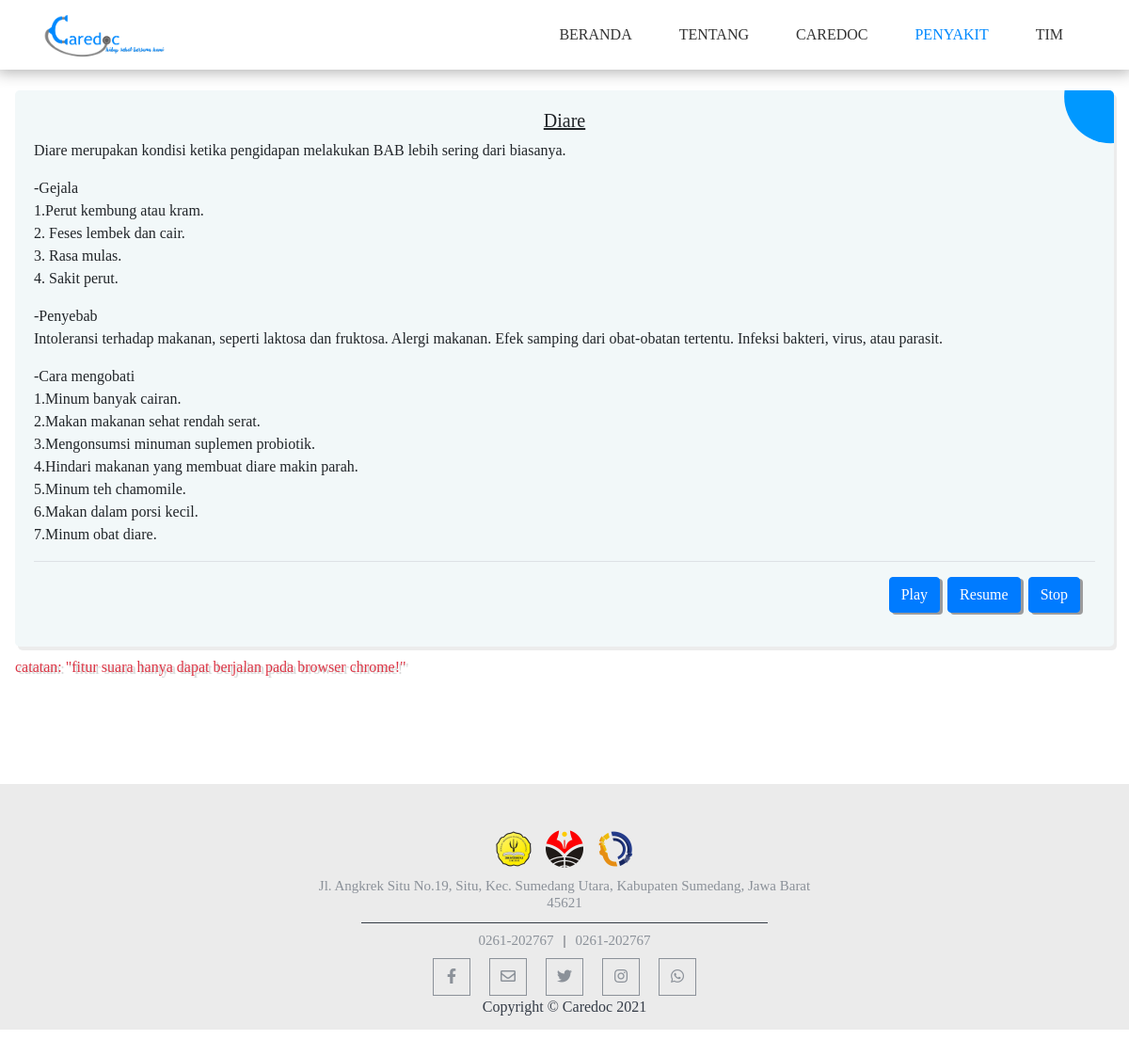
Screenshot of /deskripsi_penyakit.php?id=1 with the database file from the repository.
### tables this page shows
CREATE TABLE `penyakit` (
  `id` int(11) NOT NULL,
  `nama` varchar(567) NOT NULL,
  `penyebab` varchar(567) NOT NULL,
  `gejala` varchar(567) NOT NULL,
  `pengobatan` varchar(567) NOT NULL,
  `deskripsi` varchar(1000) NOT NULL,
  `gambar` varchar(500) NOT NULL
);

### deskripsi_penyakit.php (the view, shortened to what this page needs)
<?php
include "admin/config.php";
$id = abs(intval($_GET['id']));
$sql = "SELECT * FROM penyakit WHERE id='$id' LIMIT 1";
?>
<html lang="en">
<head>
    <link rel="stylesheet" href="css/style.css">
    <link rel="stylesheet" href="css/styledies.css">
    <link rel="stylesheet" href="vendor/bootstrap/css/bootstrap.css">
    <link rel="stylesheet" href="vendor/bootstrap/css/bootstrap.min.css">
    <link rel="stylesheet" href="vendor/fontawesome-free/css/all.css">
    <link href="vendor/aos-master/dist/aos.css" rel="stylesheet">
</head>
<body>
    <header class="header-area" id="page-top">
        <div class="navbar-area">
            <div class="container">
                <nav class="site-navbar">
                    <div class="content-image">
                        <img src="vendor/img/caredoc.png" alt="caredoc-logo">
                    </div>
                    <ul class="menu" id="menu">
                        <li><a href="index.php" class="">Beranda</a></li>
                        <li><a href="index.php #about" class="">Tentang</a></li>
                        <li><a href="index.php #caredoc" class="">Caredoc</a></li>
                        <li class="active"><a href="penyakit.php" class="">Penyakit</a></li>
                        <li><a href="tim.php">Tim</a></li>
                    </ul>
                </nav>
            </div>
        </div>
    </header>
    <?php
    if (isset($_GET['id'])) {
    ?>
        <div class="container-fluid p-6">
            <div class="row">
                <?php
                $query = mysqli_query($koneksi, $sql);
                while ($asosiasi = mysqli_fetch_assoc($query)) {
                    $nama_penyakit = $asosiasi['nama'];
                    $data_deskripsi = $asosiasi['deskripsi'];
                    $data_penyebab = $asosiasi['penyebab'];
                    $data_gejala = explode(",", $asosiasi['gejala']);
                    $data_pengobatan = explode(".", $asosiasi['pengobatan']);
                ?>
                    <div class="col-sm-12">
                        <div class="card2 sdh">
                            <div class="card-body" id="textdies">
                                <h5 class="ts"><?php echo "$nama_penyakit"; ?></h5>
                                <p class="card-text">
                                    <?php echo "$data_deskripsi"; ?>
                                </p>
                                <p class="card-text">
                                    -Gejala<br>
                                    <?php
                                    $no_langkah = 1;
                                    foreach ($data_gejala as $gejala) {
                                        echo "$no_langkah" . "." . "$gejala" . "." . "<br>";
                                        $no_langkah++;
                                    } ?>
                                    <p>
                                        -Penyebab<br>
                                        <?php echo "$data_penyebab" . "<br>"; ?>
                                    </p>
                                    <p class="card-text" id>
                                        -Cara mengobati<br>
                                        <?php
                                        $no_langkah = 1;
                                        foreach ($data_pengobatan as $pengobatan) {
                                            echo "$no_langkah" . "." . "$pengobatan" . "." . "<br>";
                                            $no_langkah++;
                                        } ?>
                                    </p>
                                    <div class="modal-footer">
                                        <button type="button" onclick="play();" class="btn btn-primary">Play</button>
                                        <button type="button" onclick="pause();" class="btn btn-primary">Resume</button>
                                        <button type="button" onclick="stop();" class="btn btn-primary">Stop</button>
                                    </div>
                            </div>
                        </div>
                        <p class="note text-danger">catatan: "fitur suara hanya dapat berjalan pada browser chrome!"</p>
                    </div>
                <?php
                }
                ?>
            <?php
        }
            ?>
            </div>
        </div>
        <div class="footer-section" id="footer">
            <div class="container pd-5">
                <div class="row">
                    <div class="col-lg-6 offset-lg-3">
                        <div class="contact-content text-center">
                            <div class="footer-logo">
                                <a href="http://smkifsu.sch.id/" target="blank"><img src="vendor/img/ifsu.png"></a>
                                <a href="http://cs.upi.edu/v2/home" target="blank"><img src="vendor/img/upi.png"></a>
                                <a href="http://dinamik.cs.upi.edu/" target="blank"><img src="vendor/img/dinamik15.png"></a>
                            </div>
                            <h6>Jl. Angkrek Situ No.19, Situ, Kec. Sumedang Utara, Kabupaten Sumedang, Jawa Barat 45621</h6>
                            <h6>0261-202767<span>|</span>0261-202767</h6>
                            <div class="contact-social">
                                <ul>
                                    <li><a class="hover-target" target="blank" href="https://www.facebook.com/Ifsuofficial/"><i class="fab fa-facebook-f"></i></a></li>
                                    <li><a class="hover-target" target="blank" href="mailto:info@smkifsmd.sch.id"><i class="far fa-envelope"></i></a></li>
                                    <li><a class="hover-target" target="blank" href="https://twitter.com/ifsuofficial"><i class="fab fa-twitter"></i></i></a></li>
                                    <li><a class="hover-target" target="blank" href="https://instagram.com/smkinformatikasumedang?igshid=18ehskk5w95n4"><i class="fab fa-instagram"></i></i></a></li>
                                    <li><a class="hover-target" target="blank" href="https://wa.me/0261-202767"><i class="fab fa-whatsapp"></i></i></a></li>
                                </ul>
                            </div>
                            <span>Copyright © Caredoc <?= date('Y') ?></span>
                        </div>
                    </div>
                </div>
            </div>
        </div>
</body>
</html>

### css/style.css (style rules this page uses)
* { padding: 0; margin: 0; box-sizing: border-box; }
body { font-family: 'Averia Serif Libre', cursive !important; }
.content-image img { max-width: 130px; }
.navbar-area { background: #fff; position: fixed; width: 100%; z-index: 30; box-shadow: 0 0 15px 3px rgba(0,0,0,0.3); }
.site-navbar { display: flex; justify-content: space-between; align-items: center; }
.site-navbar ul { margin: 0; padding: 0; list-style: none; display: flex; }
.site-navbar ul li a { color: #333; padding: 25px; display: block; text-decoration: none; text-transform: uppercase; font-family: 'Averia Serif Libre', cursive !important; }
li.active a { color: #0089ff !important; }
::placeholder { color: #0098FF; }
.footer-section { background: #ebebeb; position: relative; padding: 12px; padding-top: 45px; }
.footer-section ul { margin: 0; padding: 0; list-style: none; }
.footer-section .contact-content h6 { color: #8b9199; font-size: 15px; font-weight: 400; margin: 10px 0 10px; }
.footer-section .contact-content span { color: #353c47; margin: 0 10px; }
.footer-section .contact-social { margin-top: 0; }
.footer-section .contact-social>ul { display: inline-flex; }
.footer-section .contact-social ul li a { border: 1px solid #8b9199; color: #8b9199; display: inline-block; height: 40px; margin: 0 10px; padding-top: 10px; transition: all 0.4s ease 0s; width: 40px; }
.footer-section .footer-logo { display: block; }
.footer-section .footer-logo img { width: 40px; margin-right: 5px; margin-left: 5px }
.footer-section .footer-logo img { padding-top: 4px; max-width: 200px; }

### css/styledies.css (style rules this page uses)
.sdh { box-shadow: 3px 4px rgba(0, 0, 0, 0.075); }
.btn { box-shadow: 3px 2px rgba(134, 133, 133, 0.8); }
.card2 { position: relative; background-color: #f2f8f9; text-decoration: none; z-index: 0; overflow: hidden; border-radius: 5px; }
.card2:before { content: ""; position: absolute; z-index: -1; top: -50px; right: -50px; background: #0098ff; height: 110px; width: 110px; border-radius: 100px; -webkit-transform: scale(0.9); transform: scale(0.9); -webkit-transform-origin: 65% 65%; transform-origin: 65% 65%; -webkit-transition: -webkit-transform 0.25s ease-out; transition: -webkit-transform 0.25s ease-out; transition: transform 0.25s ease-out; transition: transform 0.25s ease-out, -webkit-transform 0.25s ease-out; }
.ts { text-align: center; text-decoration: underline; }
.p-6 { padding: 6rem 1rem !important; }
.note { width: 100%; margin-top: 10px; text-shadow: 3px 2px 1px rgba(0, 0, 0, 0.2); }

### rows the page displays
penyakit: nama "Diare", deskripsi "Diare merupakan kondisi ketika pengidapan melakukan BAB lebih sering dari biasanya.", gejala "Perut kembung atau kram", gejala "Feses lembek dan cair", gejala "Rasa mulas", gejala "Sakit perut", penyebab "Intoleransi terhadap makanan, seperti laktosa dan fruktosa. Alergi makanan. Efek samping dari obat-obatan tertentu. Infeksi bakteri, virus, atau parasit.", pengobatan "Minum banyak cairan", pengobatan "Makan makanan sehat rendah serat", pengobatan "Mengonsumsi minuman suplemen probiotik", pengobatan "Hindari makanan yang membuat diare makin parah", pengobatan "Minum teh chamomile", pengobatan "Makan dalam porsi kecil", pengobatan "Minum obat diare"
